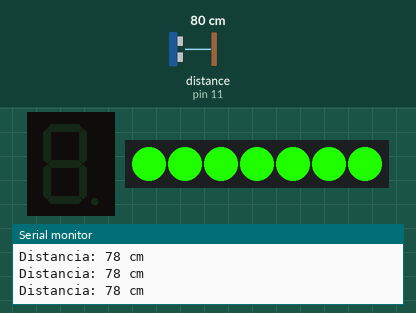
Recording of a sketch running on a simulated Arduino Uno, built with avr-gcc and run on an emulated ATmega328P. On the bench: 1-digit seven-segment display, 7 RGB LEDs in strip order, left to right, the last lines printed to the serial monitor. Wiring (inferred from the names in the program): ultrasonic range finder: trigger pin 10; echo pin 11; 1-digit 7-segment display, segments lit when HIGH: segments pin 2, pin 3, pin 4, pin 5, pin 6, pin 7, pin 8. The inputs (shaded band) are chosen by the test bench; at power-on: distance to the obstacle (sensor on pin 11) 80 cm. The echo pulse lasts 58.3 µs per cm; the segment pins are drawn as the display they are named for.

Above: at 1.2 s.
1.3 s: distance to the obstacle (sensor on pin 11) set to 13 cm
2.8 s: distance to the obstacle (sensor on pin 11) set to 10 cm
At 3.4 s:
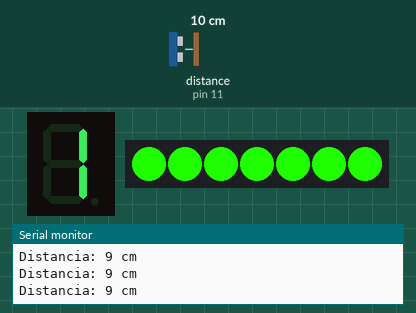
Timing chart, 0 to 5.8 s (numbered marks = the images above; inputs shaded):
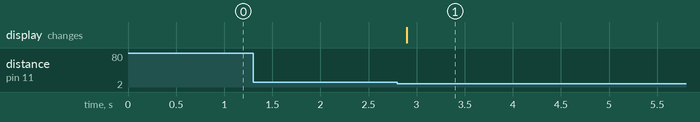

Measured:
- after the input at 2.8 s, the display: changes after 0.10 s (image 1)

The sketch:

practica_uno.ino
```cpp
#include <Adafruit_NeoPixel.h>

#define TRIGGER_PIN 10
#define ECHO_PIN 11
#define NUM_PIXELS 7
#define NEOPIXEL_PIN 9
#define NEOPIXEL_COLOR_ON_rojo 0xFF0000
#define NEOPIXEL_COLOR_ON_verde 0x1FFF00

int segmentos[] = {2, 3, 4, 5, 6, 7, 8};
int numeros[11][7] = {
  {1, 1, 1, 1, 1, 1, 0},  // 0
  {0, 1, 1, 0, 0, 0, 0},  // 1
  {1, 1, 0, 1, 1, 0, 1},  // 2
  {1, 1, 1, 1, 0, 0, 1},  // 3
  {0, 1, 1, 0, 0, 1, 1},  // 4
  {1, 0, 1, 1, 0, 1, 1},  // 5
  {1, 0, 1, 1, 1, 1, 1},  // 6
  {1, 1, 1, 0, 0, 0, 0},  // 7
  {1, 1, 1, 1, 1, 1, 1},  // 8
  {1, 1, 1, 1, 0, 1, 1},  // 9
  {0, 0, 0, 0, 0, 0, 1}   // G
};

int contador = 0;
bool objeto_detectado = false;

Adafruit_NeoPixel pixels = Adafruit_NeoPixel(NUM_PIXELS, NEOPIXEL_PIN, NEO_GRB + NEO_KHZ800);

void setup() {
  Serial.begin(9600);

  pixels.begin();

  encenderNeoPixel_verde();
  pinMode(TRIGGER_PIN, OUTPUT);
  pinMode(ECHO_PIN, INPUT);

  for (int i = 0; i < 7; i++) {
    pinMode(segmentos[i], OUTPUT);
    digitalWrite(segmentos[i], LOW);
  }
}

void loop() {
  long duration, distance_cm;
  digitalWrite(TRIGGER_PIN, LOW);
  delayMicroseconds(2);
  digitalWrite(TRIGGER_PIN, HIGH);
  delayMicroseconds(10);
  digitalWrite(TRIGGER_PIN, LOW);
  duration = pulseIn(ECHO_PIN, HIGH);

  distance_cm = duration * 0.034 / 2;

  Serial.print("Distancia: ");
  Serial.print(distance_cm);
  Serial.println(" cm");

  if (distance_cm >= 6 && distance_cm <= 10) {
    if (!objeto_detectado) {
      objeto_detectado = true;

      contador++;

      if (contador > 9) {
        contador = 9;
        mostrarCaracter('G');
        encenderNeoPixel_rojo();
      } else {
        mostrarNumero(contador);
      }
    }
  } else {
    objeto_detectado = false;
  }

  delay(100);
}

void mostrarNumero(int num) {
  for (int segmento = 0; segmento < 7; segmento++) {
    digitalWrite(segmentos[segmento], numeros[num][segmento]);
  }
}

void mostrarCaracter(char caracter) {
  switch (caracter) {
    case 'G':
      for (int segmento = 0; segmento < 7; segmento++) {
        digitalWrite(segmentos[segmento], numeros[10][segmento]);
      }
      break;
    default:
      for (int segmento = 0; segmento < 7; segmento++) {
        digitalWrite(segmentos[segmento], LOW);
      }
      break;
  }
}

void encenderNeoPixel_rojo() {
  for (int i = 0; i < NUM_PIXELS; i++) {
    pixels.setPixelColor(i, NEOPIXEL_COLOR_ON_rojo);
  }
  pixels.show();
}

void encenderNeoPixel_verde() {
  for (int i = 0; i < NUM_PIXELS; i++) {
    pixels.setPixelColor(i, NEOPIXEL_COLOR_ON_verde);
  }
  pixels.show();
}

 
```
